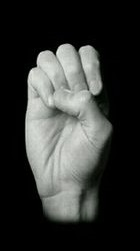
#> input picture E.jpg, 140 x 251 px
$ python -i preprocessing.py   (imports and definitions only)
#> lines starting #> are read from the running program, lines starting #| are printed output that depends on the picture; after the words box and inside, x2 and y2 are one past the last pixel; in counts of white or black regions, pixels touching at a corner belong together
from src.commonfunctions import *
import numpy as np
import skimage.io as io
import cv2


def skewCorrection(image):
    #thresh = cv2.threshold(image, 0, 255, cv2.THRESH_BINARY | cv2.THRESH_OTSU)[1]
    coords = np.column_stack(np.where(image > 0))
    angle = cv2.minAreaRect(coords)[-1]
    if angle < -45:
        angle = -(90 + angle)
    else:
        angle = -angle

    (h, w) = image.shape[:2]
    center = (w // 2, h // 2)
    M = cv2.getRotationMatrix2D(center, angle, 1.0)
    rotated = cv2.warpAffine(image, M, (w, h), flags=cv2.INTER_CUBIC, borderMode=cv2.BORDER_REPLICATE)
    return rotated


def rgb2ycbcr(rgb_img):
    img = cv2.cvtColor(rgb_img, cv2.COLOR_RGB2YCrCb)
#> img: shape (251, 140, 3); mean of channels 0, 1, 2 53.7, 127.3, 127.2
    y = img[:, :, 0]
    cr = img[:, :, 1]
    cb = img[:, :, 2]
    y1 = y.copy()
    cr1 = cr.copy()
    cb1 = cb.copy()

    y[y1 > 80] = 0
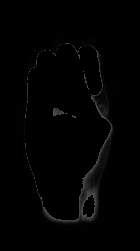
#> y: shape (251, 140); min 0, max 80, mean 2.3
    y[y1 <= 80] = 255
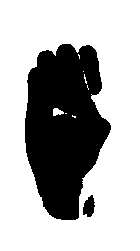
#> y: shape (251, 140); 69.3% white; 2 black regions, box (x1, y1, x2, y2) and area: (25, 44, 111, 220) 10609, (83, 195, 95, 217) 183

    cr[cr1 >= 133] = 255
    cr[cr1 <= 173] = 255
#> cr: shape (251, 140); every value is 255
    cr[cr1 < 133] = 0
#> cr: shape (251, 140); every value is 0
    cr[cr1 > 173] = 0

    cb[cb1 <= 120] = 255
    cb[cb1 >= 80] = 255
    cb[cb1 > 120] = 0
    cb[cb1 < 80] = 0
    return y, cb, cr


def hand(image):
    y, cr, cb = rgb2ycbcr(image)
    hand = (cr+cb)
    hand[hand > 0] = 255
    hand = skewCorrection(hand)
#> in skewCorrection, `coords = np.column_stack(np.where(image > 0))`: coords = empty array
#> in skewCorrection, `angle = cv2.minAreaRect(coords)[-1]`: angle = -90
#> in skewCorrection, `angle = -(90 + angle)`: angle = 0
#> in skewCorrection, `M = cv2.getRotationMatrix2D(center, angle, 1.0)`: M = [[1, 0, 0], [0, 1, 0]]
    kernel = np.ones((3, 3), np.uint8)
    hand = cv2.morphologyEx(hand, cv2.MORPH_CLOSE, kernel, iterations=3)
    return hand


# [128 lines left out: functions getBorders, cropPicture, transform, extractFist, extractTip, ZJF, not called in this run]

>>> import cv2
>>> picture = cv2.cvtColor(cv2.imread('../E.jpg'), cv2.COLOR_BGR2RGB)
>>> result = hand(picture)

$ run again, on L.jpg
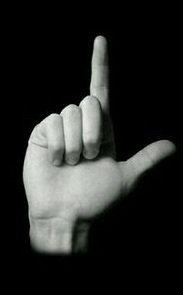
#> input picture L.jpg, 183 x 295 px
#> img: shape (295, 183, 3); mean of channels 0, 1, 2 38.4, 127.5, 127.4
#> in rgb2ycbcr, `y[y1 > 80] = 0`:
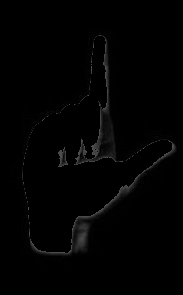
#> y: shape (295, 183); min 0, max 80, mean 2.2
#> in rgb2ycbcr, `y[y1 <= 80] = 255`:
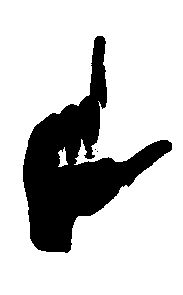
#> y: shape (295, 183); 78.5% white; 3 black regions (2 under 20 px), largest, box (x1, y1, x2, y2) and area: (23, 36, 172, 253) 11578
#> coords = empty array
#> in skewCorrection, `angle = cv2.minAreaRect(coords)[-1]`: angle = -90
#> in skewCorrection, `angle = -(90 + angle)`: angle = 0
#> M = [[1, 0, 0], [0, 1, 0]]

$ run again, on O.jpg
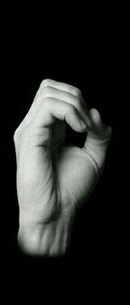
#> input picture O.jpg, 130 x 305 px
#> img: shape (305, 130, 3); mean of channels 0, 1, 2 38.9, 127.4, 127.3
#> in rgb2ycbcr, `y[y1 > 80] = 0`:
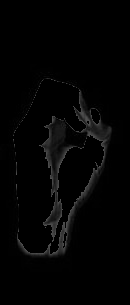
#> y: shape (305, 130); min 0, max 80, mean 3.7
#> in rgb2ycbcr, `y[y1 <= 80] = 255`:
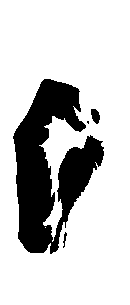
#> y: shape (305, 130); 78.8% white; 4 black regions (1 under 20 px), largest, box (x1, y1, x2, y2) and area: (13, 79, 104, 254) 8259, (91, 109, 100, 124) 98, (63, 232, 67, 248) 29
#> coords = empty array
#> in skewCorrection, `angle = cv2.minAreaRect(coords)[-1]`: angle = -90
#> in skewCorrection, `angle = -(90 + angle)`: angle = 0
#> M = [[1, 0, 0], [0, 1, 0]]

$ run again, on Sign.jpg
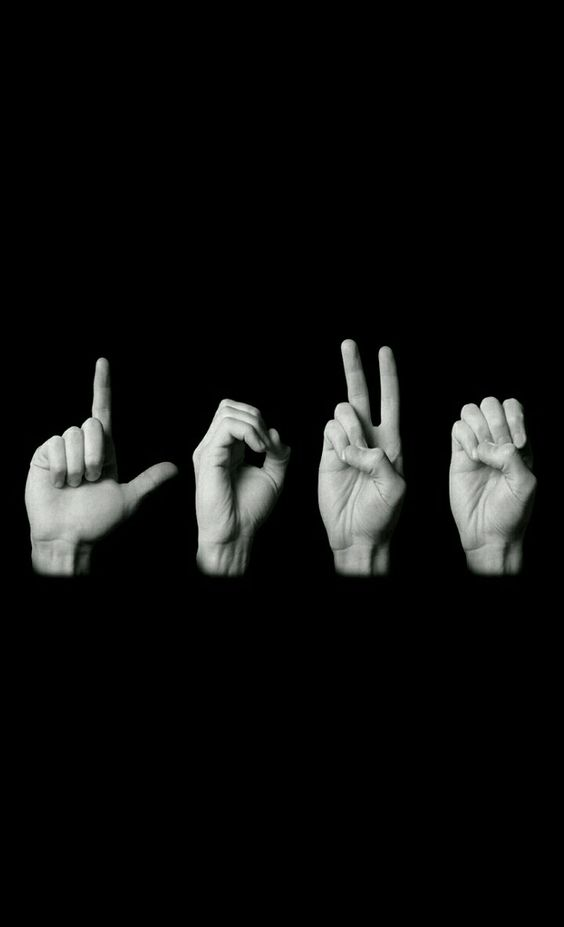
#> input picture Sign.jpg, 564 x 927 px
#> img: shape (927, 564, 3); mean of channels 0, 1, 2 14.6, 127.8, 127.8
#> in rgb2ycbcr, `y[y1 > 80] = 0`:
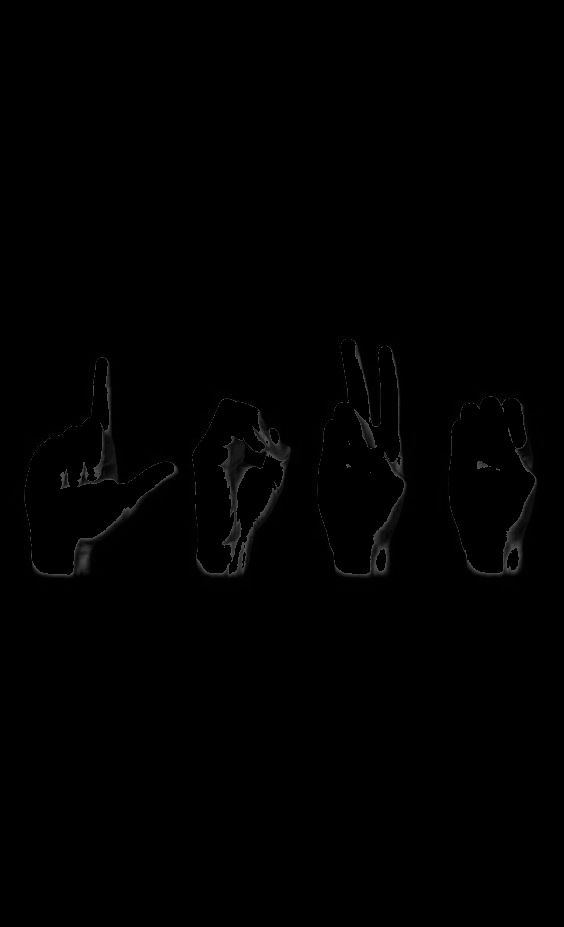
#> y: shape (927, 564); min 0, max 80, mean 0.9
#> in rgb2ycbcr, `y[y1 <= 80] = 255`:
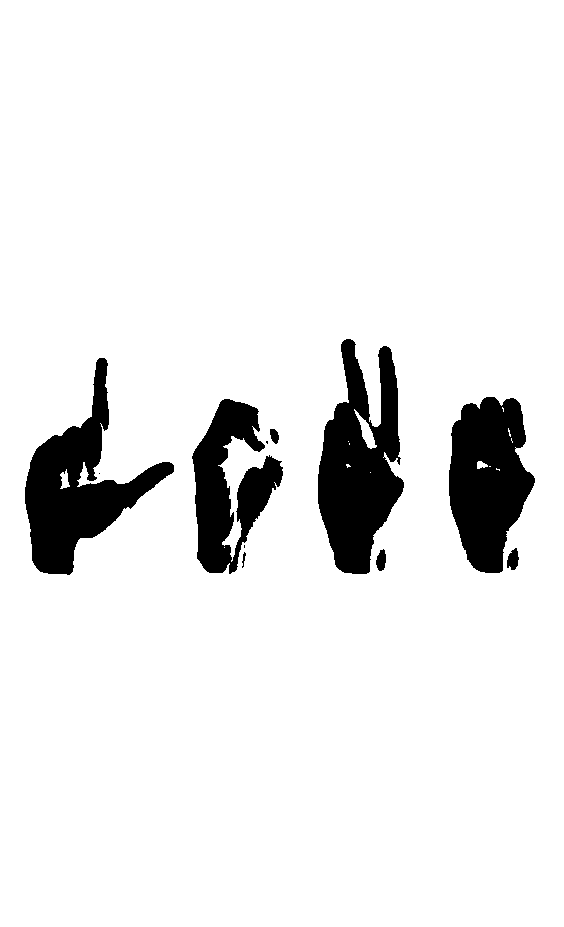
#> y: shape (927, 564); 91.7% white; 11 black regions (3 under 20 px), largest, box (x1, y1, x2, y2) and area: (318, 339, 404, 574) 12243, (25, 358, 174, 575) 11585, (449, 397, 535, 573) 10617
#> coords = empty array
#> in skewCorrection, `angle = cv2.minAreaRect(coords)[-1]`: angle = -90
#> in skewCorrection, `angle = -(90 + angle)`: angle = 0
#> M = [[1, 0, 0], [0, 1, 0]]
